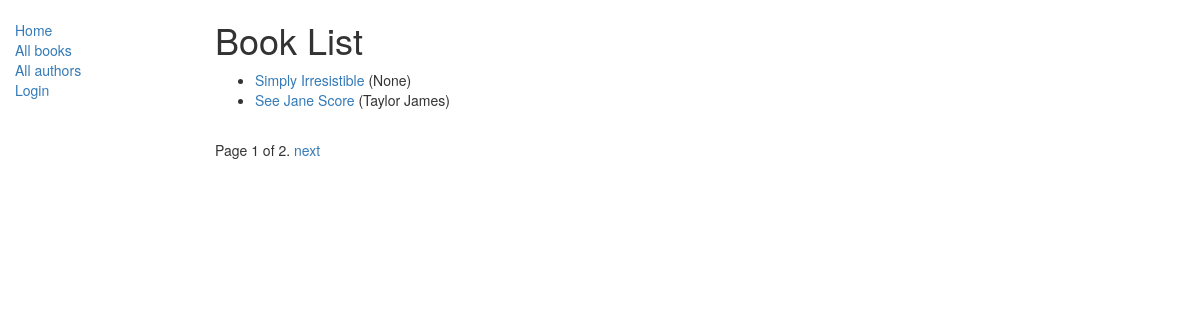
Page /catalog/books/ on the earlier database version.
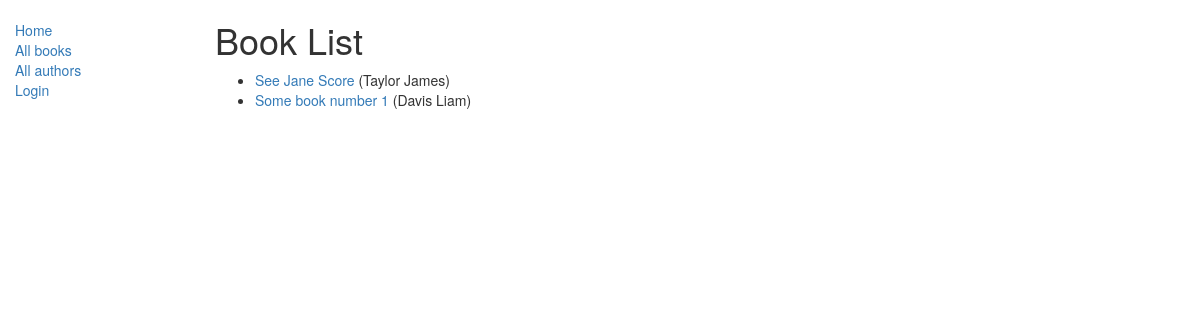
Same page on the later database version.
### catalog/models.py (models this page shows, shortened)
class Book(models.Model):
    title = models.CharField(max_length=200)
    author = models.ForeignKey("Author", on_delete=models.SET_NULL, null=True)
    summary = models.TextField(
        max_length=1000,
        help_text="Enter a brief description of the book"
    )
    isbn = models.CharField(
        "ISBN",
        max_length=13,
        help_text='13 Character <a href="https://www.isbn-international.org/content/what-isbn">ISBN number</a>'
    )
    genre = models.ManyToManyField(Genre, help_text="Select a genre for this book")
    language = models.ForeignKey('Language', on_delete=models.SET_NULL, null=True)
    def get_absolute_url(self):
        return reverse("book-detail", args=[str(self.id)])
    def display_genre(self):
        """
        Creates a string for the Genre. This is required to display genre in Admin.
        """
        return ', '.join([genre.name for genre in self.genre.all()[:3]])
    display_genre.short_description = 'Genre'

class Author(models.Model):
    first_name = models.CharField(max_length=100)
    last_name = models.CharField(max_length=100)
    date_of_birth = models.DateField(null=True, blank=True)
    date_of_death = models.DateField("Died", null=True, blank=True)
    def __str__(self):
        return f"{self.last_name} {self.first_name}"

### catalog/views.py (the view)
# urls.py: path('books/', views.BookListView.as_view(), name='books'),
class BookListView(generic.ListView):
    model = Book
    context_object_name = 'book_list'
    paginate_by = 2
    def get_context_data(self, **kwargs):
        context = super(BookListView, self).get_context_data(**kwargs)
        context['some_data'] = 'This is just some data'
        return context

### catalog/templates/catalog/book_list.html (shortened to what this page needs)
{% extends "base_generic.html" %}
{% block content %}
    <h1>Book List</h1>
    {% if book_list %}
    <ul>
      {% for book in book_list %}
      <li>
        <a href="{{ book.get_absolute_url }}">{{ book.title }}</a> ({{book.author}})
      </li>
      {% endfor %}
    </ul>
    {% else %}
      <p>В библиотеке книг нет.</p>
    {% endif %}
{% endblock %}

Differences in the rows shown:
removed Book: title "Simply Irresistible", author "None"
now on this page (row unchanged): Book: title "Some book number 1", author "Davis Liam"
Other differences:
{{ page_obj.number }}: "1" → (not shown)
{{ page_obj.paginator.num_pages }}: "2" → (not shown)
text no longer shown: "Page of . next"
